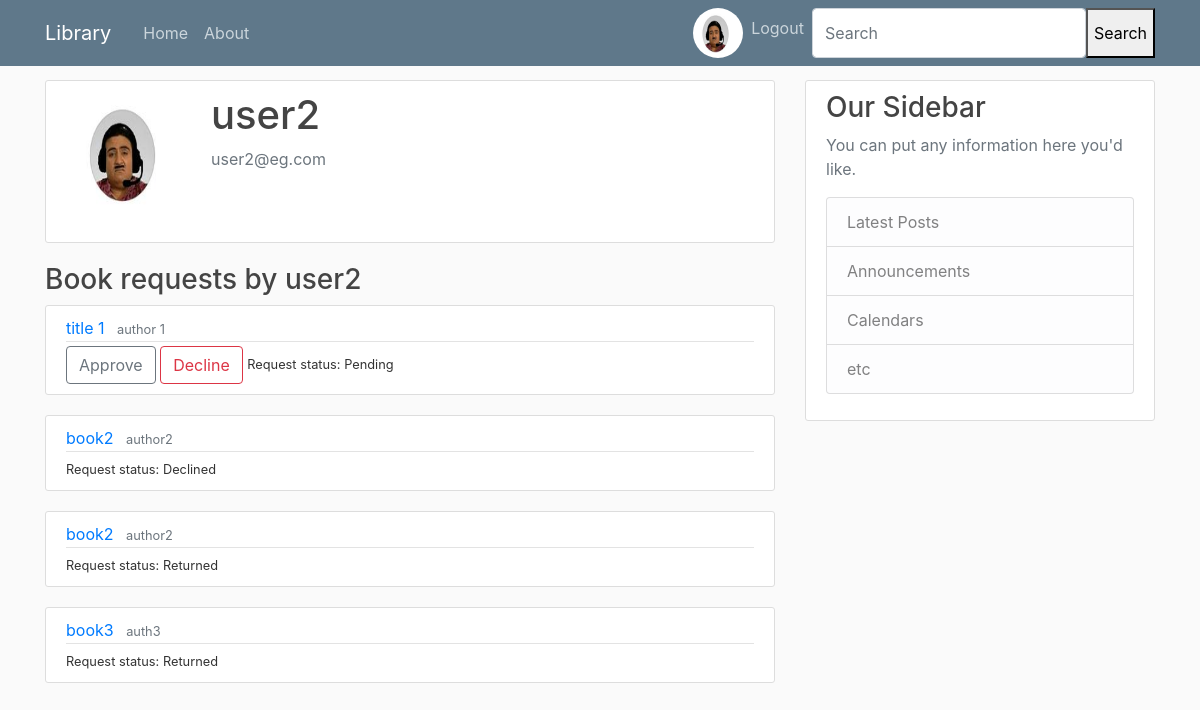
Screenshot of /user/6/profile/ with the database file from the repository.
### users/models.py (models this page shows, shortened)
class Profile(models.Model):
    user = models.OneToOneField(User, on_delete=models.CASCADE)
    image = models.ImageField(default='default.jpeg', upload_to='profile_pics')

### books/models.py (models this page shows, shortened)
class request_detail(models.Model):
    book_detail = models.ForeignKey(Book, on_delete=models.CASCADE)
    requested_by = models.ForeignKey(User, on_delete=models.CASCADE)
    return_date = models.DateField(default=timezone.now()+datetime.timedelta(days=7))
    request_status = models.CharField(max_length=15, default = 'Pending')

class Book(models.Model):
    title = models.CharField(max_length=100)
    genre = models.CharField(max_length=50)
    author = models.CharField(max_length=100)
    date_added = models.DateTimeField(default=timezone.now)
    publisher = models.CharField(max_length=100)
    summary = models.TextField(blank=True)
    location = models.TextField()
    available = models.BooleanField(default=True)
    ISBN = models.CharField(max_length=17)

### users/views.py (the view)
# urls.py: path('<int:pk>/profile/', user_views.ProfileDetailView, name='profile-detail'),
def ProfileDetailView(request, **kwargs):
    user = User.objects.filter(id=kwargs['pk'])[0]
    requests = request_detail.objects.filter(requested_by=user)
    context = {
        'requests': requests,
        'user': user
    }
    return render(request, 'users/profile_for_lib.html', context)

### users/templates/users/profile_for_lib.html
{% extends "books/base.html" %}
{% block content %}
    <div class="content-section">
      <div class="media">
        <img class="rounded-circle account-img" src="{{ user.profile.image.url }}">
        <div class="media-body">
          <h2 class="account-heading">{{ user.username }}</h2>
          <p class="text-secondary">{{ user.email }}</p>
        </div>
      </div>
    </div>
    <h3>Book requests by {{ user.username }}</h3>
    {% for request in requests %}
        <article class="media content-section">
            <div class="media-body">
                <div class="article-metadata">
                    <a class="mr-2" href="{% url 'book-detail' request.book_detail.id %}">{{ request.book_detail.title }}</a>
                    <small class="text-muted">{{ request.book_detail.author }}</small>
                </div>
                {% if request.request_status == 'Pending' %}
                {% if request.book_detail.available == True %}
                    <a class="btn btn-outline-secondary" href="{% url 'request-approve' request.id %}">Approve</a>
                    <a class="btn btn-outline-danger" href="{% url 'request-decline' request.id %}">Decline</a>
                {% else %}
                    <small>This book is currently not available</small>
                {% endif %}
                {% endif %}
                <small>Request status: {{ request.request_status }}</small>
            </div>
        </article>
    {% endfor %}
{% endblock content %}

### books/templates/books/base.html (shortened to what this page needs)
{% load static %}
<!DOCTYPE html>
<html>
<head>
    <link rel="stylesheet" href="https://maxcdn.bootstrapcdn.com/bootstrap/4.0.0/css/bootstrap.min.css">
    <link rel="stylesheet" type="text/css" href="{% static 'books/main.css' %}">
</head>
<body>
    <header class="site-header">
      <nav class="navbar navbar-expand-md navbar-dark bg-steel fixed-top">
        <div class="container">
          <a class="navbar-brand mr-4" href="{% url 'book-list' %}">Library</a>
          <div class="collapse navbar-collapse" id="navbarToggle">
            <div class="navbar-nav mr-auto">
              <a class="nav-item nav-link" href="{% url 'main-home' %}">Home</a>
              <a class="nav-item nav-link" href="#">About</a>
            </div>
            <div class="navbar-nav">
              {% if user.is_authenticated %}
                  <div class="image-container">
                      <a href="{% url 'profile' %}">
                      <img class="rounded-circle article-image img-fluid img-pro"  src="{{ user.profile.image.url }}">
                    </a>
                  </div>
                  <a class="nav-item nav-link" href="{% url 'logout' %}">Logout</a>
              {% else %}
                  <a class="nav-item nav-link" href="{% url 'login' %}">Login</a>
                  <a class="nav-item nav-link" href="{% url 'register' %}">Register</a>
              {% endif %}
                  <form class="d-flex" method=POST action="{% url 'search-venues' %}">
        <input class="form-control me-2" type="search" placeholder="Search" aria-label="Search" name="searched">
        <button type="submit">Search</button>
      </form>
            </div>
          </div>
        </div>
      </nav>
    </header>
    <main role="main" class="container">
      <div class="row">
        <div class="col-md-8">
          {% block content %}{% endblock %}
        </div>
        <div class="col-md-4">
          <div class="content-section">
            <h3>Our Sidebar</h3>
            <p class='text-muted'>You can put any information here you'd like.
              <ul class="list-group">
                <li class="list-group-item list-group-item-light">Latest Posts</li>
                <li class="list-group-item list-group-item-light">Announcements</li>
                <li class="list-group-item list-group-item-light">Calendars</li>
                <li class="list-group-item list-group-item-light">etc</li>
              </ul>
            </p>
          </div>
        </div>
      </div>
    </main>
</body>
</html>

### books/static/books/main.css (style rules this page uses)
body { background: #fafafa; color: #333333; margin-top: 5rem; }
h1, h2, h3, h4, h5, h6 { color: #444444; }
ul { margin: 0; }
.bg-steel { background-color: #5f788a; }
.site-header .navbar-nav .nav-link { color: #cbd5db; }
.content-section { background: #ffffff; padding: 10px 20px; border: 1px solid #dddddd; border-radius: 3px; margin-bottom: 20px; }
.article-metadata { padding-bottom: 1px; margin-bottom: 4px; border-bottom: 1px solid #e3e3e3 }
.account-img { height: 125px; width: 125px; margin-right: 20px; margin-bottom: 16px; }
.account-heading { font-size: 2.5rem; }
.img-pro { width: 50px ; height: 50px; }
.image-container { height: 50px; width:50px; }

### rows the page displays
request_detail: book_detail "title 1", book_detail.author "author 1", shows "Approve", request_status "Pending"
request_detail: book_detail "book2", book_detail.author "author2", request_status "Declined"
request_detail: book_detail "book2", book_detail.author "author2", request_status "Returned"
request_detail: book_detail "book3", book_detail.author "auth3", request_status "Returned"

### other values shown
{{ user.username }} "user2"
{{ user.email }} "user2@eg.com"
